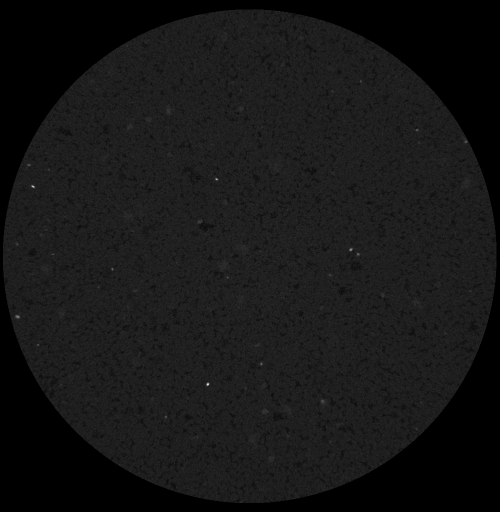
#> input picture converted_pngs/slice_0.png, 1000 x 1024 px (shown at 1/2 size); its folder holds only this picture in this run
$ jupyter execute --allow-errors newROCK.ipynb
#> lines starting #> are read from the running program, lines starting #| are printed output that depends on the picture; after the words box and inside, x2 and y2 are one past the last pixel; in counts of white or black regions, pixels touching at a corner belong together
[cell 1]
# 1. Initial Setup (RUN THIS FIRST!)
import os
import cv2
import numpy as np
import pydicom
import torch
import torch.nn as nn
from tqdm import tqdm
from sklearn.model_selection import train_test_split

###os: To create folders and handle file paths.

cv2 (OpenCV): For image processing (DICOM→PNG conversion, masking).

numpy: For numerical operations on image arrays.

pydicom: To read medical DICOM files.

torch: For building/training the U-Net model (deep learning).

tqdm: To show progress bars during long operations.

train_test_split: For splitting data into training/validation sets (though we didn’t use it yet).

[cell 2]
# Create folders (if they don't exist)
os.makedirs("converted_pngs", exist_ok=True)
os.makedirs("masks", exist_ok=True)
os.makedirs("outputs", exist_ok=True)
os.makedirs("predict_porosity", exist_ok=True)

print("✅ Folders ready: converted_pngs/, masks/, outputs/, predict_porosity/")

### Step 2: DICOM to PNG Converter
Goal: Convert medical-grade DICOM files (from CT scans) into standard PNG images for easier processing.

[cell 3]
# 2. DICOM to PNG Converter
def convert_dicom_to_png(dicom_folder="12B_XCT", output_folder="converted_pngs"):
    dcm_files = sorted([f for f in os.listdir(dicom_folder) if f.endswith('.dcm')])

    for filename in tqdm(dcm_files, desc="Converting DICOMs"):
        try:
            img = pydicom.dcmread(os.path.join(dicom_folder, filename)).pixel_array
            img = cv2.normalize(img, None, 0, 255, cv2.NORM_MINMAX).astype('uint8')
            cv2.imwrite(os.path.join(output_folder, filename.replace('.dcm','.png')), img)
        except Exception as e:
            print(f"❌ Error with {filename}: {str(e)}")

    print(f"✅ Saved {len(os.listdir(output_folder))} PNGs to '{output_folder}/'")

# Run it
#> (the rest of this cell did not finish here and is left out)

###Breakdown

1)dcm_files = sorted([...])
-->Lists all .dcm files in 12B_XCT/ and sorts them alphabetically/numerically.
-->Why? Ensures CT slices are processed in order (critical for 3D scans).

2)pydicom.dcmread(...).pixel_array
-->Reads the raw image data from DICOM files (which store metadata + pixel values).
-->Why? DICOMs aren’t directly usable by OpenCV/torch—we need to extract pixel data.

3)cv2.normalize(img, ..., cv2.NORM_MINMAX)
-->Scales pixel values to 0–255 (standard 8-bit PNG range).
-->Why? DICOMs often use 12/16-bit depth (0–4095 or 0–65535). Normalization ensures consistency.

4).astype('uint8')
-->Converts the image to 8-bit unsigned integers (PNG format).
-->Why? PNGs don’t support higher bit depths by default.

5)cv2.imwrite(...)
-->Saves the normalized image as a PNG in converted_pngs/.

6)Error Handling (try/except)
-->Skips corrupt DICOM files and logs errors.

### Step 3: Mask Generator
Goal: Create binary masks from PNGs (white = pores, black = rock) to train the U-Net model.

[cell 4]
# 3. Mask Generator
def create_masks(image_folder="converted_pngs", output_folder="masks"):
#> called with image_folder = 'converted_pngs', output_folder = 'masks'
    png_files = sorted([f for f in os.listdir(image_folder) if f.endswith('.png')])

    for filename in tqdm(png_files, desc="Creating masks"):
        img = cv2.imread(os.path.join(image_folder, filename), cv2.IMREAD_GRAYSCALE)
#> img is the input picture: shape (1024, 1000); min 0, max 255, mean 22.2
        # Automatic thresholding
        _, mask = cv2.threshold(img, 0, 255, cv2.THRESH_BINARY_INV + cv2.THRESH_OTSU)
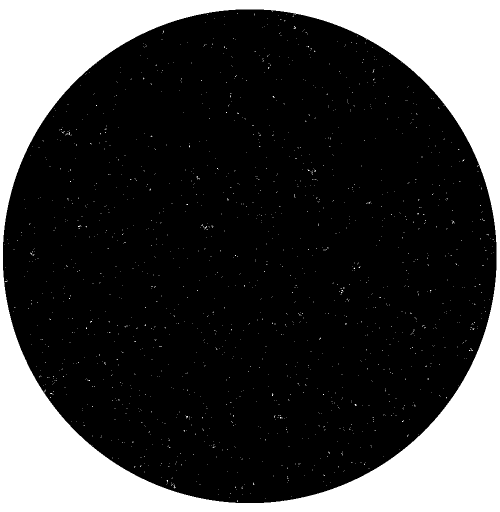
#> mask: shape (1024, 1000) (shown at 1/2 size); 25.5% white; 1603 white regions (1602 under 20 px), largest, box (x1, y1, x2, y2) and area: (0, 0, 1000, 1024) 257986
        # Remove noise
        mask = cv2.morphologyEx(mask, cv2.MORPH_OPEN, np.ones((3,3), np.uint8))
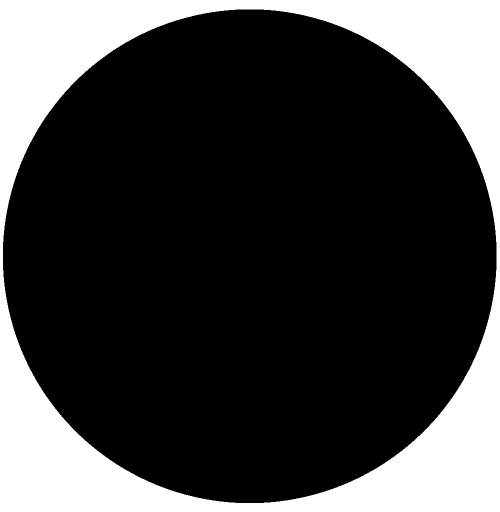
#> mask: shape (1024, 1000) (shown at 1/2 size); 25.2% white; 1 white region, box (x1, y1, x2, y2) and area: (0, 0, 1000, 1024) 257969
        cv2.imwrite(os.path.join(output_folder, filename), mask)

    print(f"✅ Saved {len(os.listdir(output_folder))} masks to '{output_folder}/'")

# Run it
create_masks()

$ run again, on converted_pngs/slice_13.png
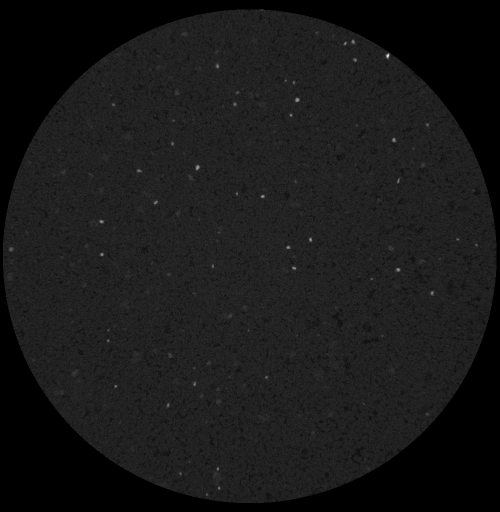
#> input picture converted_pngs/slice_13.png, 1000 x 1024 px (shown at 1/2 size)
#> in create_masks, img is the input picture: shape (1024, 1000); min 0, max 255, mean 24.6
#> in create_masks, `_, mask = cv2.threshold(img, 0, 255, cv2.THRESH_BINARY_INV + cv2.THRES..`:
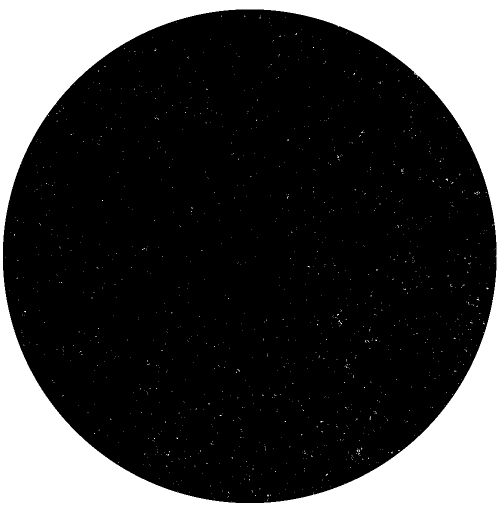
#> mask: shape (1024, 1000) (shown at 1/2 size); 25.4% white; 1219 white regions (1218 under 20 px), largest, box (x1, y1, x2, y2) and area: (0, 0, 1000, 1024) 257999
